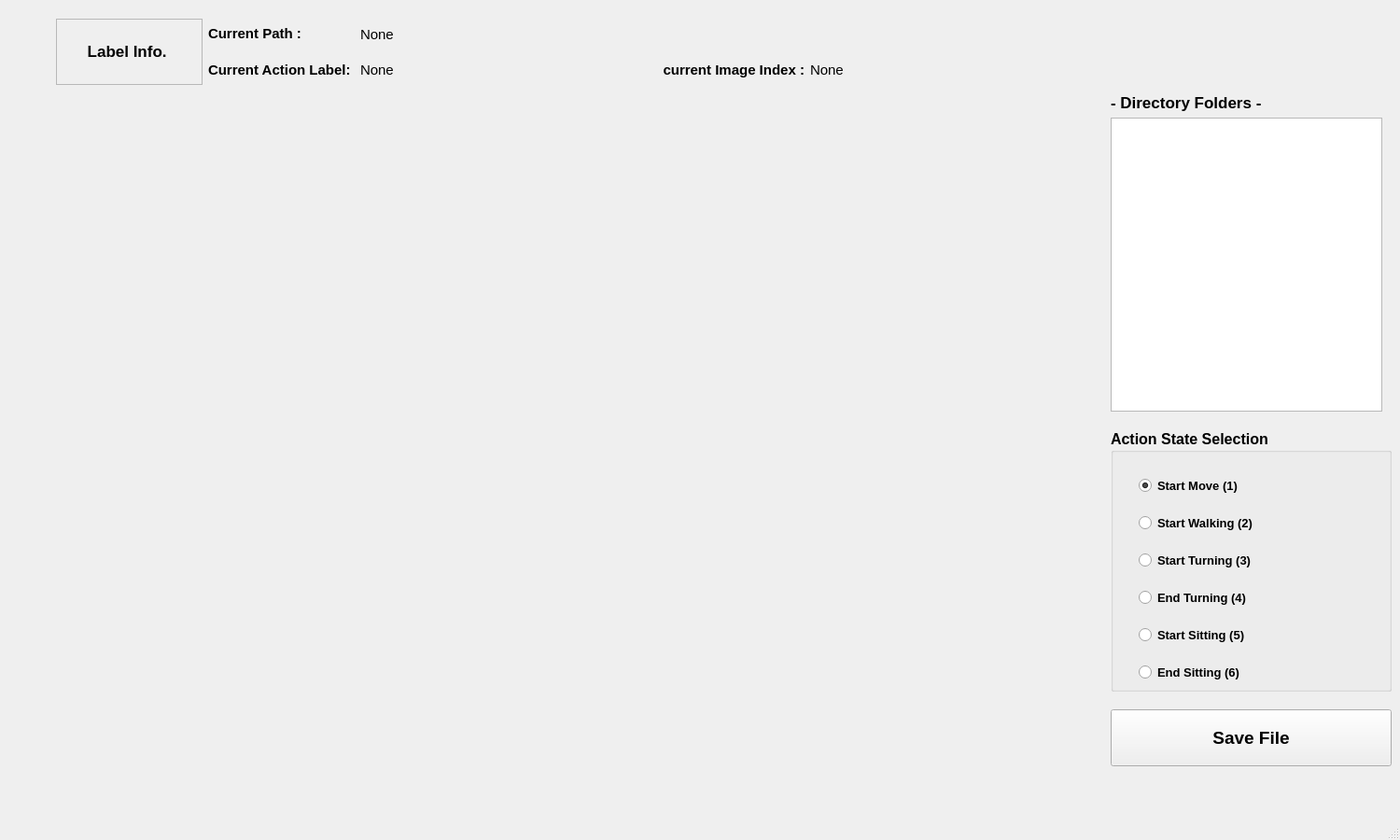
<?xml version="1.0" encoding="UTF-8"?>
<ui version="4.0">
 <class>MainWindow</class>
 <widget class="QMainWindow" name="MainWindow">
  <property name="geometry">
   <rect>
    <x>0</x>
    <y>0</y>
    <width>1500</width>
    <height>900</height>
   </rect>
  </property>
  <property name="focusPolicy">
   <enum>Qt::NoFocus</enum>
  </property>
  <property name="windowTitle">
   <string>TUG_Labeling_v1</string>
  </property>
  <widget class="QWidget" name="centralwidget">
   <widget class="QWidget" name="gridLayoutWidget">
    <property name="geometry">
     <rect>
      <x>60</x>
      <y>20</y>
      <width>1121</width>
      <height>71</height>
     </rect>
    </property>
    <layout class="QGridLayout" name="gridLayout">
     <item row="0" column="0" rowspan="2">
      <widget class="QLabel" name="infoLabel">
       <property name="font">
        <font>
         <pointsize>13</pointsize>
         <weight>75</weight>
         <bold>true</bold>
         <underline>false</underline>
        </font>
       </property>
       <property name="focusPolicy">
        <enum>Qt::TabFocus</enum>
       </property>
       <property name="frameShape">
        <enum>QFrame::StyledPanel</enum>
       </property>
       <property name="text">
        <string>Label Info. </string>
       </property>
       <property name="textFormat">
        <enum>Qt::RichText</enum>
       </property>
       <property name="alignment">
        <set>Qt::AlignCenter</set>
       </property>
       <property name="margin">
        <number>15</number>
       </property>
      </widget>
     </item>
     <item row="1" column="2" colspan="2">
      <widget class="QLabel" name="actionDisplay">
       <property name="font">
        <font>
         <pointsize>11</pointsize>
         <weight>50</weight>
         <bold>false</bold>
        </font>
       </property>
       <property name="frameShape">
        <enum>QFrame::NoFrame</enum>
       </property>
       <property name="lineWidth">
        <number>1</number>
       </property>
       <property name="text">
        <string>None</string>
       </property>
       <property name="textFormat">
        <enum>Qt::RichText</enum>
       </property>
       <property name="wordWrap">
        <bool>false</bool>
       </property>
       <property name="margin">
        <number>0</number>
       </property>
      </widget>
     </item>
     <item row="0" column="2" colspan="5">
      <widget class="QLabel" name="pathDisplay">
       <property name="font">
        <font>
         <pointsize>11</pointsize>
        </font>
       </property>
       <property name="text">
        <string>None</string>
       </property>
      </widget>
     </item>
     <item row="0" column="1">
      <widget class="QLabel" name="pathLabel">
       <property name="font">
        <font>
         <pointsize>11</pointsize>
         <weight>75</weight>
         <bold>true</bold>
        </font>
       </property>
       <property name="frameShape">
        <enum>QFrame::NoFrame</enum>
       </property>
       <property name="lineWidth">
        <number>0</number>
       </property>
       <property name="text">
        <string>Current Path :</string>
       </property>
       <property name="textFormat">
        <enum>Qt::RichText</enum>
       </property>
       <property name="alignment">
        <set>Qt::AlignLeading|Qt::AlignLeft|Qt::AlignVCenter</set>
       </property>
       <property name="wordWrap">
        <bool>false</bool>
       </property>
       <property name="margin">
        <number>0</number>
       </property>
      </widget>
     </item>
     <item row="1" column="1">
      <widget class="QLabel" name="actionLabel">
       <property name="font">
        <font>
         <pointsize>11</pointsize>
         <weight>75</weight>
         <bold>true</bold>
        </font>
       </property>
       <property name="frameShape">
        <enum>QFrame::NoFrame</enum>
       </property>
       <property name="lineWidth">
        <number>1</number>
       </property>
       <property name="text">
        <string>Current Action Label: </string>
       </property>
       <property name="textFormat">
        <enum>Qt::RichText</enum>
       </property>
       <property name="alignment">
        <set>Qt::AlignLeading|Qt::AlignLeft|Qt::AlignVCenter</set>
       </property>
       <property name="wordWrap">
        <bool>false</bool>
       </property>
       <property name="margin">
        <number>0</number>
       </property>
      </widget>
     </item>
     <item row="1" column="5" colspan="2">
      <widget class="QLabel" name="imageIndexDisplay">
       <property name="font">
        <font>
         <pointsize>11</pointsize>
         <weight>50</weight>
         <bold>false</bold>
        </font>
       </property>
       <property name="frameShape">
        <enum>QFrame::NoFrame</enum>
       </property>
       <property name="lineWidth">
        <number>1</number>
       </property>
       <property name="text">
        <string>None</string>
       </property>
       <property name="textFormat">
        <enum>Qt::RichText</enum>
       </property>
       <property name="wordWrap">
        <bool>false</bool>
       </property>
       <property name="margin">
        <number>0</number>
       </property>
      </widget>
     </item>
     <item row="1" column="4">
      <widget class="QLabel" name="imgIndexLabel">
       <property name="font">
        <font>
         <pointsize>11</pointsize>
         <weight>75</weight>
         <bold>true</bold>
        </font>
       </property>
       <property name="frameShape">
        <enum>QFrame::NoFrame</enum>
       </property>
       <property name="lineWidth">
        <number>1</number>
       </property>
       <property name="text">
        <string>current Image Index :</string>
       </property>
       <property name="textFormat">
        <enum>Qt::RichText</enum>
       </property>
       <property name="alignment">
        <set>Qt::AlignRight|Qt::AlignTrailing|Qt::AlignVCenter</set>
       </property>
       <property name="wordWrap">
        <bool>false</bool>
       </property>
       <property name="margin">
        <number>0</number>
       </property>
      </widget>
     </item>
    </layout>
   </widget>
   <widget class="QPushButton" name="saveBtn">
    <property name="geometry">
     <rect>
      <x>1190</x>
      <y>760</y>
      <width>301</width>
      <height>61</height>
     </rect>
    </property>
    <property name="font">
     <font>
      <pointsize>14</pointsize>
      <weight>75</weight>
      <bold>true</bold>
     </font>
    </property>
    <property name="text">
     <string>Save File</string>
    </property>
   </widget>
   <widget class="QGroupBox" name="groupBox">
    <property name="geometry">
     <rect>
      <x>1190</x>
      <y>460</y>
      <width>301</width>
      <height>281</height>
     </rect>
    </property>
    <property name="font">
     <font>
      <pointsize>12</pointsize>
      <weight>75</weight>
      <bold>true</bold>
     </font>
    </property>
    <property name="title">
     <string>Action State Selection</string>
    </property>
    <widget class="QRadioButton" name="startMove_Btn">
     <property name="geometry">
      <rect>
       <x>30</x>
       <y>50</y>
       <width>271</width>
       <height>21</height>
      </rect>
     </property>
     <property name="font">
      <font>
       <pointsize>10</pointsize>
       <weight>75</weight>
       <bold>true</bold>
      </font>
     </property>
     <property name="text">
      <string>Start Move (1)</string>
     </property>
     <property name="checked">
      <bool>true</bool>
     </property>
    </widget>
    <widget class="QRadioButton" name="startWalk_Btn">
     <property name="geometry">
      <rect>
       <x>30</x>
       <y>90</y>
       <width>271</width>
       <height>21</height>
      </rect>
     </property>
     <property name="font">
      <font>
       <pointsize>10</pointsize>
       <weight>75</weight>
       <bold>true</bold>
      </font>
     </property>
     <property name="text">
      <string>Start Walking (2)</string>
     </property>
    </widget>
    <widget class="QRadioButton" name="startTurn_Btn">
     <property name="geometry">
      <rect>
       <x>30</x>
       <y>130</y>
       <width>271</width>
       <height>21</height>
      </rect>
     </property>
     <property name="font">
      <font>
       <pointsize>10</pointsize>
       <weight>75</weight>
       <bold>true</bold>
      </font>
     </property>
     <property name="text">
      <string>Start Turning (3)</string>
     </property>
    </widget>
    <widget class="QRadioButton" name="endTurn_Btn">
     <property name="geometry">
      <rect>
       <x>30</x>
       <y>170</y>
       <width>271</width>
       <height>21</height>
      </rect>
     </property>
     <property name="font">
      <font>
       <pointsize>10</pointsize>
       <weight>75</weight>
       <bold>true</bold>
      </font>
     </property>
     <property name="text">
      <string>End Turning (4)</string>
     </property>
    </widget>
    <widget class="QRadioButton" name="startSit_Btn">
     <property name="geometry">
      <rect>
       <x>30</x>
       <y>210</y>
       <width>271</width>
       <height>21</height>
      </rect>
     </property>
     <property name="font">
      <font>
       <pointsize>10</pointsize>
       <weight>75</weight>
       <bold>true</bold>
      </font>
     </property>
     <property name="text">
      <string>Start Sitting (5)</string>
     </property>
    </widget>
    <widget class="QRadioButton" name="endSit_Btn">
     <property name="geometry">
      <rect>
       <x>30</x>
       <y>250</y>
       <width>271</width>
       <height>21</height>
      </rect>
     </property>
     <property name="font">
      <font>
       <pointsize>10</pointsize>
       <weight>75</weight>
       <bold>true</bold>
      </font>
     </property>
     <property name="text">
      <string>End Sitting (6)</string>
     </property>
    </widget>
   </widget>
   <widget class="QWidget" name="verticalLayoutWidget">
    <property name="geometry">
     <rect>
      <x>1190</x>
      <y>100</y>
      <width>291</width>
      <height>341</height>
     </rect>
    </property>
    <layout class="QVBoxLayout" name="verticalLayout">
     <item>
      <widget class="QLabel" name="dirLabel">
       <property name="font">
        <font>
         <pointsize>13</pointsize>
         <weight>75</weight>
         <bold>true</bold>
        </font>
       </property>
       <property name="text">
        <string>- Directory Folders -</string>
       </property>
      </widget>
     </item>
     <item>
      <widget class="QListWidget" name="directory"/>
     </item>
    </layout>
   </widget>
  </widget>
  <widget class="QMenuBar" name="menubar">
   <property name="geometry">
    <rect>
     <x>0</x>
     <y>0</y>
     <width>1500</width>
     <height>31</height>
    </rect>
   </property>
  </widget>
  <widget class="QStatusBar" name="statusbar"/>
 </widget>
 <resources/>
 <connections/>
</ui>
